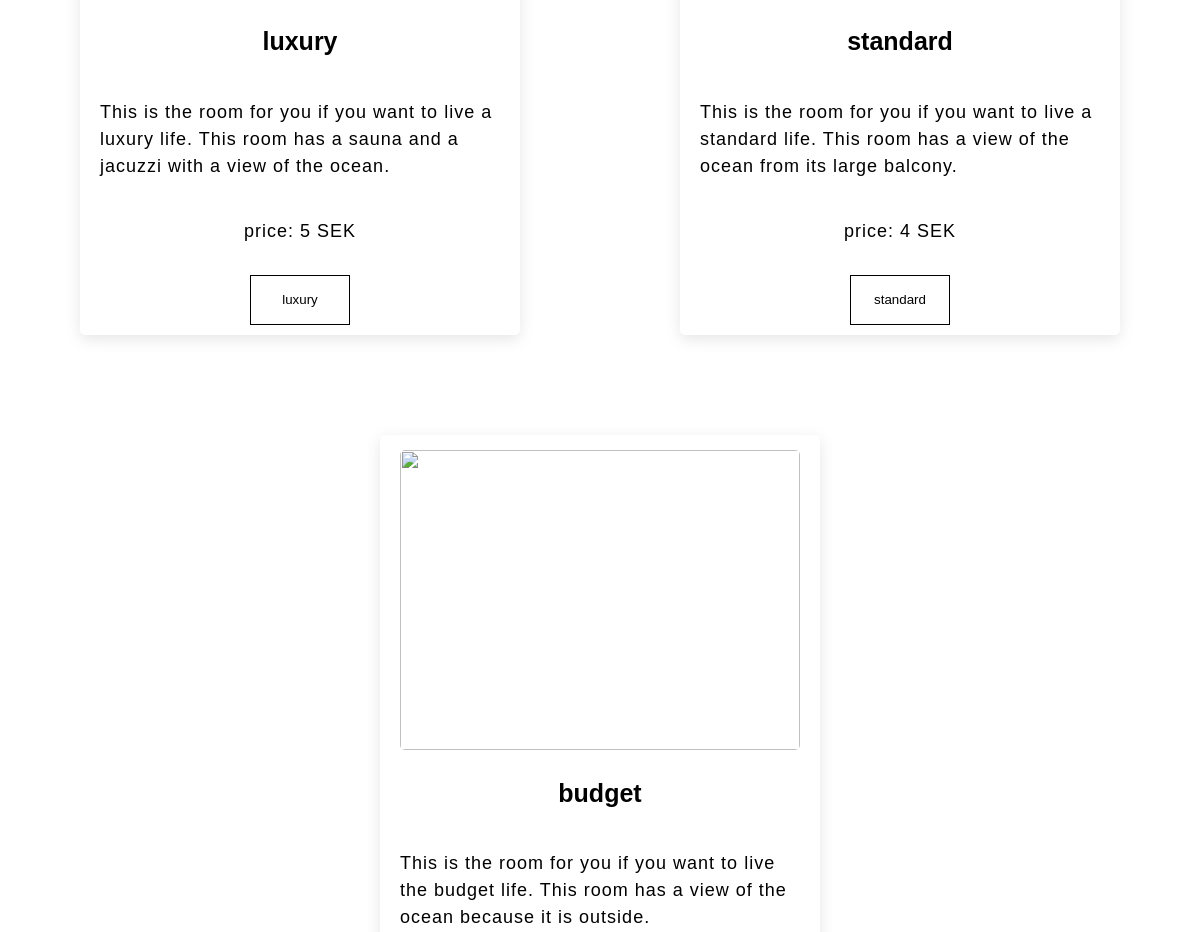
Before: / (middle part) with the older database file.
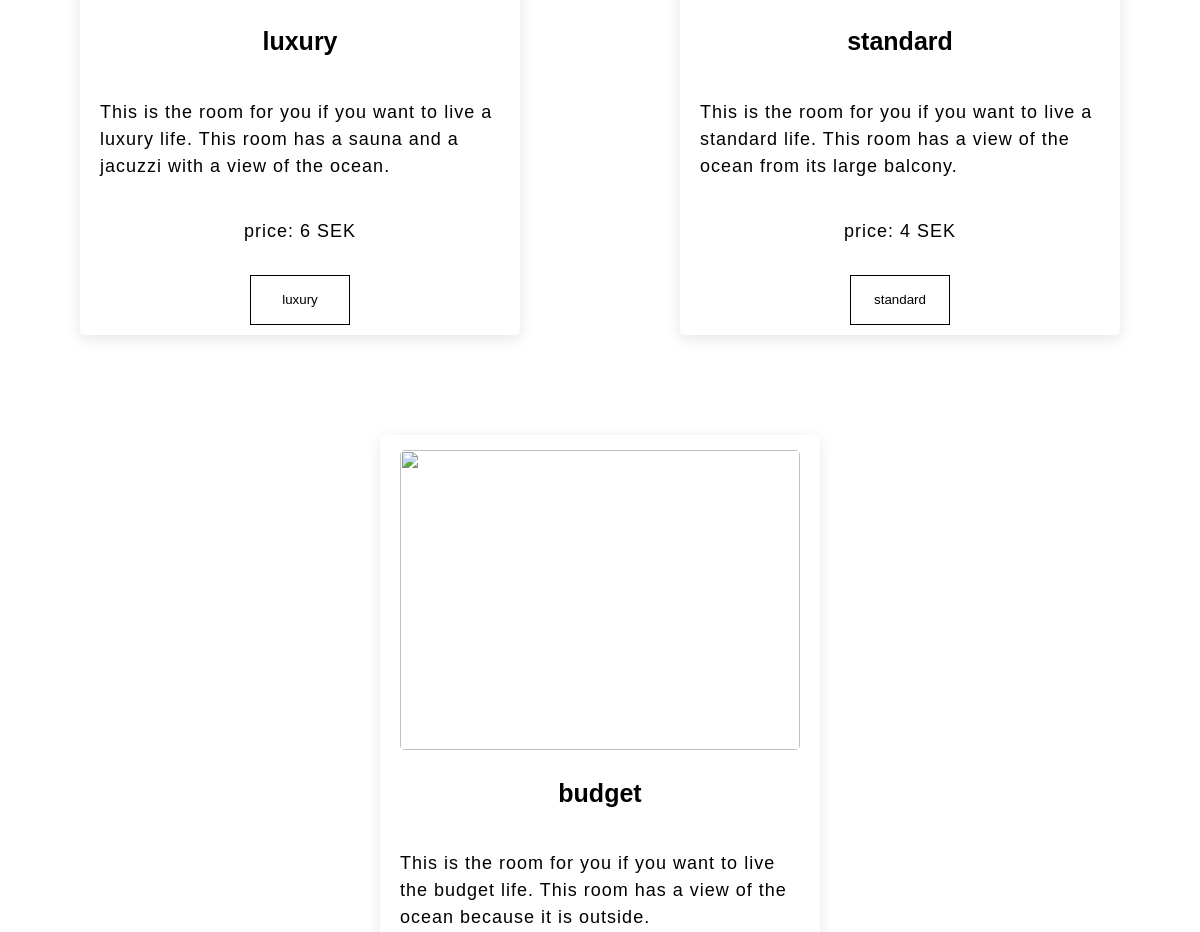
After: the same page with the newer database file.
### tables this page shows
CREATE TABLE prices (id integer primary key autoincrement, name varchar(20), price int, discount int);

### index.php (the view, shortened to what this page needs)
<?php
include_once __DIR__ . '/functions.php';
?>
<!DOCTYPE html>
<html lang="en">
<head>
  <link rel="stylesheet" href="css/index.css">
</head>
<body>
  <section class="room-select-section">
    <div class="room-select">
      <div class="room-card">
        <h3>luxury</h3>
        <p>This is the room for you if you want to live a luxury life. This room has a sauna and a jacuzzi with a view of the ocean.</p>
        <p>price: <?= $luxury_price = $db->query("SELECT price FROM prices WHERE name = 'luxury'")->fetchAll(PDO::FETCH_ASSOC)[0]['price'] ?> SEK</p>
        <a href="luxury.php">
          <button>luxury</button>
        </a>
      </div>
      <div class="room-card">
        <h3>standard</h3>
        <p>This is the room for you if you want to live a standard life. This room has a view of the ocean from its large balcony.</p>
        <p>price: <?= $standard_price = $db->query("SELECT price FROM prices WHERE name = 'standard'")->fetchAll(PDO::FETCH_ASSOC)[0]['price'] ?> SEK</p>
        <a href="standard.php">
          <button>standard</button>
        </a>
      </div>
      <div class="room-card">
        <img src="images/outside-room.jpg" alt="">
        <h3>budget</h3>
        <p>This is the room for you if you want to live the budget life. This room has a view of the ocean because it is outside.</p>
      </div>
    </div>
  </section>
</body>
</html>

### css/index.css (style rules this page uses)
html { scroll-behavior: smooth; }
body { margin: 0; padding: 0; background: #f1f1f1; cursor: default; font-family: 'neue-montreal-regular', sans-serif; }
body { margin: 0; padding: 0; background: #fff; color: #000; font-size: 16px; line-height: 1.5; font-weight: 400; overflow-x: hidden; transition: 0.8s ease; }
.room-select-section { padding: 50px 0; display: flex; justify-content: center; align-items: center; flex-direction: column; background: #fff; }
.room-select { padding: 50px 0; width: 100%; margin: auto; display: flex; flex-wrap: wrap; }
.room-select a { text-decoration: none; color: #000; cursor: none; }
.room-select button { width: 100px; height: 50px; border: none; background: #fff; color: #000; border: 1px solid #000; border-radius: 0px; margin: 10px; cursor: none; transition: 0.5s; outline: none; }
.room-card { max-width: 1200px; margin: 50px auto; display: flex; flex-direction: column; align-items: center; justify-content: center; flex-wrap: wrap; border-radius: 5px; box-shadow: 0 4px 15px rgba(0, 0, 0, 0.1); }
.room-card p { font-size: 18px; font-weight: 400; margin-bottom: 20px; width: 400px; text-align: left; letter-spacing: 1px; line-height: 1.5; padding: 0 20px; }
.room-card p:nth-of-type(2) { text-align: center; }
.room-card h3 { font-size: 25px; font-weight: 700; margin-bottom: 20px; }
.room-card img { margin-top: 15px; width: 100%; max-width: 400px; height: 300px; object-fit: cover; border-radius: 5px; }

Changed rows visible on the page:
changed prices (number 1 of 2 on the later page): price "5" → "6"
